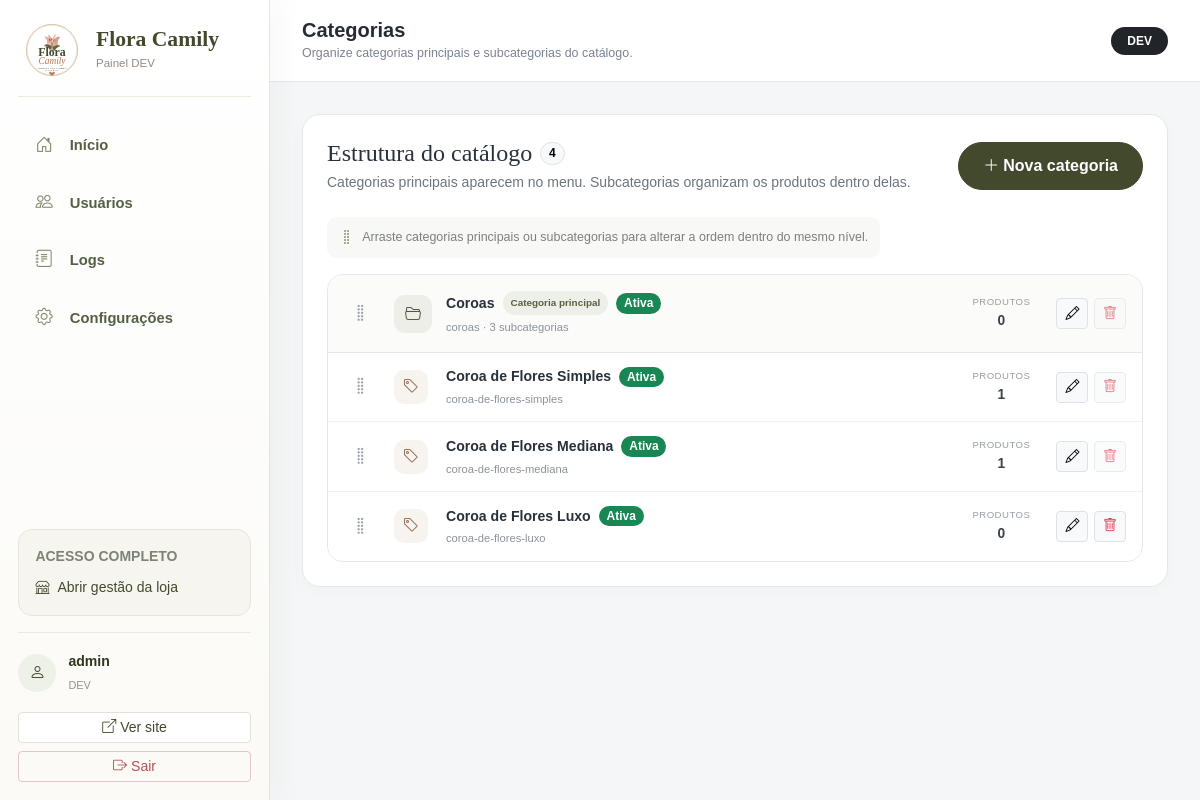
/admin-categorias.php (signed in), run on the app's committed database.
### tables this page shows
CREATE TABLE IF NOT EXISTS categories (
    id INT UNSIGNED AUTO_INCREMENT PRIMARY KEY,
    parent_id INT UNSIGNED NULL,
    name VARCHAR(120) NOT NULL,
    slug VARCHAR(140) NOT NULL UNIQUE,
    active TINYINT(1) NOT NULL DEFAULT 1,
    sort_order INT NOT NULL DEFAULT 0,
    created_at TIMESTAMP DEFAULT CURRENT_TIMESTAMP,
    updated_at TIMESTAMP DEFAULT CURRENT_TIMESTAMP ON UPDATE CURRENT_TIMESTAMP,
    INDEX idx_categories_active_sort (active, sort_order),
    INDEX idx_categories_parent_sort (parent_id, sort_order),
    CONSTRAINT fk_categories_parent FOREIGN KEY (parent_id) REFERENCES categories(id) ON DELETE RESTRICT
);

### config.php (called while the page is built, shortened)
<?php
function db(): PDO
{
    static $pdo = null;
    if ($pdo instanceof PDO) {
        return $pdo;
    }
    $dsn = 'mysql:host=' . DB_HOST . ';dbname=' . DB_NAME . ';charset=utf8mb4';
    try {
        $pdo = new PDO($dsn, DB_USER, DB_PASS, [
            PDO::ATTR_ERRMODE => PDO::ERRMODE_EXCEPTION,
            PDO::ATTR_DEFAULT_FETCH_MODE => PDO::FETCH_ASSOC,
            PDO::ATTR_EMULATE_PREPARES => false,
            PDO::MYSQL_ATTR_INIT_COMMAND => "SET NAMES utf8mb4 COLLATE utf8mb4_unicode_ci",
        ]);
    } catch (PDOException $e) {
        http_response_code(500);
        exit('Não foi possível conectar ao banco de dados. Verifique o arquivo config.local.php.');
    }
    return $pdo;
}
function e(?string $value): string
{
    return htmlspecialchars($value ?? '', ENT_QUOTES, 'UTF-8');
}
function categoriesHaveHierarchy(): bool
{
    static $hasHierarchy = null;
    if (is_bool($hasHierarchy)) {
        return $hasHierarchy;
    }
    try {
        $stmt = db()->query("SHOW COLUMNS FROM categories LIKE 'parent_id'");
        $hasHierarchy = (bool) $stmt->fetch();
    } catch (Throwable $e) {
        $hasHierarchy = false;
    }
    return $hasHierarchy;
}
function catalogCategories(bool $onlyActive = true): array
{
    static $cache = [];
    $cacheKey = $onlyActive ? 'active' : 'all';
    if (isset($cache[$cacheKey])) {
        return $cache[$cacheKey];
    }
    try {
        $sql = 'SELECT * FROM categories';
        $sql .= categoriesHaveHierarchy()
            ? ' ORDER BY COALESCE(parent_id, id), parent_id IS NOT NULL, sort_order ASC, name ASC'
            : ' ORDER BY sort_order ASC, name ASC';
        $cache[$cacheKey] = db()->query($sql)->fetchAll();
    } catch (Throwable $e) {
        $cache[$cacheKey] = [];
    }
    return $cache[$cacheKey];
}
function categoryTree(bool $onlyActive = true): array
{
    $categories = catalogCategories($onlyActive);
    $roots = [];
    $childrenByParent = [];
    foreach ($categories as $category) {
        $parentId = $category['parent_id'] !== null ? (int) $category['parent_id'] : null;
        if ($parentId === null) {
            $category['children'] = [];
            $roots[(int) $category['id']] = $category;
            continue;
        }
        $childrenByParent[$parentId][] = $category;
    }
    return array_values($roots);
}

### admin-categorias.php (the view, shortened to what this page needs)
<?php
require __DIR__ . '/config.php';
$allCategories = catalogCategories(false);
$categoryTree = categoryTree(false);
$productCountsStmt = db()->query('SELECT category_id, COUNT(*) AS total FROM products WHERE category_id IS NOT NULL GROUP BY category_id');
$productCounts = [];
foreach ($productCountsStmt->fetchAll() as $row) {
    $productCounts[(int) $row['category_id']] = (int) $row['total'];
}
$rootCategories = [];
foreach ($categoryTree as $root) {
    if ((int) ($root['id'] ?? 0) > 0) {
        $rootCategories[] = $root;
    }
}
require __DIR__ . '/includes/admin-shell-start.php';
?>
<div class="admin-card p-4">
    <div class="d-flex flex-column flex-md-row justify-content-between align-items-md-center gap-3 mb-4">
        <div>
            <div class="d-flex align-items-center gap-2 mb-1">
                <h2 class="h4 mb-0">Estrutura do catálogo</h2>
                <span class="badge text-bg-light border rounded-pill"><?= count($allCategories) ?></span>
            </div>
            <p class="small text-secondary mb-0">
                Categorias principais aparecem no menu. Subcategorias organizam os produtos dentro delas.
            </p>
        </div>
        <button
            type="button"
            class="btn btn-brand px-4"
            data-bs-toggle="modal"
            data-bs-target="#categoryModal"
            data-category-new
        >
            <i class="bi bi-plus-lg me-1"></i>Nova categoria
        </button>
    </div>
    <?php if (!$rootCategories): ?>
        <div class="admin-empty-state">
            <span><i class="bi bi-diagram-3"></i></span>
            <h3 class="h5 mb-2">Nenhuma categoria cadastrada</h3>
            <p class="text-secondary mb-3">Crie uma categoria principal para começar a estruturar o catálogo.</p>
            <button type="button" class="btn btn-brand" data-bs-toggle="modal" data-bs-target="#categoryModal" data-category-new>
                <i class="bi bi-plus-lg me-1"></i>Criar categoria
            </button>
        </div>
    <?php else: ?>
        <div class="category-order-hint mb-3">
            <i class="bi bi-grip-vertical"></i>
            <span>Arraste categorias principais ou subcategorias para alterar a ordem dentro do mesmo nível.</span>
        </div>
        <div class="category-tree-list" id="rootCategorySortable" data-parent-id="">
            <?php foreach ($rootCategories as $root): ?>
                <?php
                    $rootId = (int) $root['id'];
                    $children = $root['children'] ?? [];
                    $rootProducts = $productCounts[$rootId] ?? 0;
                ?>
                <section class="category-root-block" data-category-id="<?= $rootId ?>">
                    <div class="category-root-row">
                        <button type="button" class="category-drag-handle root-handle" aria-label="Arrastar categoria principal">
                            <i class="bi bi-grip-vertical"></i>
                        </button>
                        <div class="category-tree-icon"><i class="bi bi-folder2-open"></i></div>
                        <div class="category-tree-main">
                            <div class="d-flex flex-wrap align-items-center gap-2">
                                <strong><?= e($root['name']) ?></strong>
                                <span class="category-level-badge">Categoria principal</span>
                                <span class="badge rounded-pill <?= (int) $root['active'] ? 'text-bg-success' : 'text-bg-secondary' ?>">
                                    <?= (int) $root['active'] ? 'Ativa' : 'Oculta' ?>
                                </span>
                            </div>
                            <small><?= e($root['slug']) ?> · <?= count($children) ?> subcategoria<?= count($children) === 1 ? '' : 's' ?></small>
                        </div>
                        <div class="category-tree-products">
                            <span>Produtos</span>
                            <strong><?= $rootProducts ?></strong>
                        </div>
                        <div class="category-tree-actions">
                            <button
                                type="button"
                                class="btn btn-sm btn-light border js-edit-category"
                                data-bs-toggle="modal"
                                data-bs-target="#categoryModal"
                                data-id="<?= $rootId ?>"
                                data-name="<?= e($root['name']) ?>"
                                data-slug="<?= e($root['slug']) ?>"
                                data-parent-id=""
                                data-active="<?= (int) $root['active'] ?>"
                                title="Editar categoria"
                            >
                                <i class="bi bi-pencil"></i>
                            </button>
                            <form method="post" class="d-inline" onsubmit="return confirm('Excluir esta categoria?');">
                                <button
                                    type="submit"
                                    class="btn btn-sm btn-light border text-danger"
                                    <?= ($rootProducts > 0 || count($children) > 0) ? 'disabled' : '' ?>
                                    title="<?= count($children) > 0 ? 'Remova as subcategorias antes de excluir' : ($rootProducts > 0 ? 'Mova os produtos antes de excluir' : 'Excluir categoria') ?>"
                                >
                                    <i class="bi bi-trash"></i>
                                </button>
                            </form>
                        </div>
                    </div>
                    <div class="subcategory-list <?= !$children ? 'is-empty' : '' ?>" data-parent-id="<?= $rootId ?>">
                        <?php foreach ($children as $category): ?>
                            <?php
                                $categoryId = (int) $category['id'];
                                $productsCount = $productCounts[$categoryId] ?? 0;
                            ?>
                            <div class="subcategory-row" data-category-id="<?= $categoryId ?>">
                                <button type="button" class="category-drag-handle child-handle" aria-label="Arrastar subcategoria">
                                    <i class="bi bi-grip-vertical"></i>
                                </button>
                                <div class="category-tree-icon is-child"><i class="bi bi-tag"></i></div>
                                <div class="category-tree-main">
                                    <div class="d-flex flex-wrap align-items-center gap-2">
                                        <strong><?= e($category['name']) ?></strong>
                                        <span class="badge rounded-pill <?= (int) $category['active'] ? 'text-bg-success' : 'text-bg-secondary' ?>">
                                            <?= (int) $category['active'] ? 'Ativa' : 'Oculta' ?>
                                        </span>
                                    </div>
                                    <small><?= e($category['slug']) ?></small>
                                </div>
                                <div class="category-tree-products">
                                    <span>Produtos</span>
                                    <strong><?= $productsCount ?></strong>
                                </div>
                                <div class="category-tree-actions">
                                    <button
                                        type="button"
                                        class="btn btn-sm btn-light border js-edit-category"
                                        data-bs-toggle="modal"
                                        data-bs-target="#categoryModal"
                                        data-id="<?= $categoryId ?>"
                                        data-name="<?= e($category['name']) ?>"
                                        data-slug="<?= e($category['slug']) ?>"
                                        data-parent-id="<?= $rootId ?>"
                                        data-active="<?= (int) $category['active'] ?>"
                                        title="Editar subcategoria"
                                    >
                                        <i class="bi bi-pencil"></i>
                                    </button>
                                    <form method="post" class="d-inline" onsubmit="return confirm('Excluir esta subcategoria?');">
                                        <button
                                            type="submit"
                                            class="btn btn-sm btn-light border text-danger"
                                            <?= $productsCount > 0 ? 'disabled' : '' ?>
                                            title="<?= $productsCount > 0 ? 'Mova os produtos antes de excluir' : 'Excluir subcategoria' ?>"
                                        >
                                            <i class="bi bi-trash"></i>
                                        </button>
                                    </form>
                                </div>
                            </div>
                        <?php endforeach; ?>
                    </div>
                </section>
            <?php endforeach; ?>
        </div>
    <?php endif; ?>
</div>
<?php require __DIR__ . '/includes/admin-shell-end.php'; ?>

### assets/css/style.css (style rules this page uses)
:root { --flora-cream: #f7f0e7; --flora-cream-2: #fffaf5; --flora-olive: #43492c; --flora-olive-dark: #30351f; --flora-rose: #d8a18d; --flora-terracotta: #b97856; --flora-gold: #b48b56; --flora-text: #3e3a35; --flora-muted: #7d766e; --flora-border: #eadfd2; }
html { scroll-behavior: smooth; }
body { font-family: 'Manrope', sans-serif; color: var(--flora-text); background: #fff; }
h1, h2, h3, h4, h5, .brand-name, .footer-brand { font-family: 'Cormorant Garamond', serif; }
.btn-brand { background: var(--flora-olive); color: #fff; border: 1px solid var(--flora-olive); border-radius: 999px; padding: .7rem 1.15rem; font-weight: 700; }
.admin-shell { min-height: 100vh; background: #f7f5f2; }
.admin-card { border: 1px solid #e7e0d8; border-radius: 18px; background: #fff; }

### assets/css/admin-panel.css (style rules this page uses)
:root { --admin-sidebar: #2f3421; --admin-sidebar-dark: #262a1b; --admin-bg: #f5f6f7; --admin-border: #e5e7eb; --admin-text: #29313d; --admin-muted: #7a8391; }
.admin-panel-shell { background: var(--admin-bg); color: var(--admin-text); }
.admin-card { border: 1px solid var(--admin-border) !important; border-radius: 18px !important; box-shadow: 0 4px 16px rgba(29,35,43,.025); }
.category-drag-handle { width: 34px; height: 34px; display: inline-grid; place-items: center; border: 0; border-radius: 10px; background: transparent; color: #9aa1aa; font-size: 1.15rem; cursor: grab; transition: background .18s ease, color .18s ease, transform .18s ease; }
.category-order-hint { display: inline-flex; align-items: center; gap: .45rem; padding: .55rem .75rem; border-radius: 10px; background: #f8f8f6; color: #7b817a; font-size: .78rem; }
.category-order-hint i { color: #8c9476; font-size: 1rem; }
.category-tree-list { display: grid; gap: 1rem; }
.category-root-block { overflow: hidden; border: 1px solid var(--admin-border); border-radius: 16px; background: #fff; }
.category-root-row, .subcategory-row { display: grid; grid-template-columns: 38px 40px minmax(0, 1fr) 86px auto; align-items: center; gap: .75rem; }
.category-root-row { padding: 1rem; background: #fbfbfa; }
.subcategory-list { border-top: 1px solid var(--admin-border); }
.subcategory-row { padding: .85rem 1rem; background: #fff; }
.subcategory-row + .subcategory-row { border-top: 1px solid #eef0f1; }
.category-tree-icon { width: 38px; height: 38px; display: grid; place-items: center; border-radius: 11px; background: #eceee7; color: #4d583d; }
.category-tree-icon.is-child { width: 34px; height: 34px; border-radius: 10px; background: #f7f4f0; color: #98725d; }
.category-tree-main { min-width: 0; }
.category-tree-main strong { color: #28303a; font-size: .88rem; }
.category-tree-main small { display: block; margin-top: .22rem; color: #8b929a; font-size: .7rem; }
.category-level-badge { display: inline-flex; align-items: center; min-height: 24px; padding: .25rem .5rem; border-radius: 999px; background: #edf0e8; color: #566044; font-size: .62rem; font-weight: 800; }
.category-tree-products { text-align: center; }
.category-tree-products span, .category-tree-products strong { display: block; }
.category-tree-products span { color: #999fa7; font-size: .6rem; text-transform: uppercase; letter-spacing: .05em; }
.category-tree-products strong { margin-top: .12rem; color: #3a424c; font-size: .86rem; }
.category-tree-actions { display: flex; align-items: center; justify-content: flex-end; gap: .35rem; }
:root { --admin-sidebar: #ffffff; --admin-sidebar-dark: #f7f5ef; }

### data on the page
categories: name "Coroas", active "Ativa", slug "coroas", count($children) "3", id "0"
categories: name "Coroa de Flores Simples", active "Ativa", slug "coroa-de-flores-simples", id "1"
categories: name "Coroa de Flores Mediana", active "Ativa", slug "coroa-de-flores-mediana", id "1"
categories: name "Coroa de Flores Luxo", active "Ativa", slug "coroa-de-flores-luxo", id "0"

### other printed values
$item['label'] "Início"
$item['label'] "Usuários"
$item['label'] "Logs"
$item['label'] "Configurações"
$_SESSION['admin_username'] "admin"
$adminRole "DEV"
$adminTitle "Categorias"
$adminSubtitle "Organize categorias principais e subcategorias do catálogo."
count($allCategories) "4"
